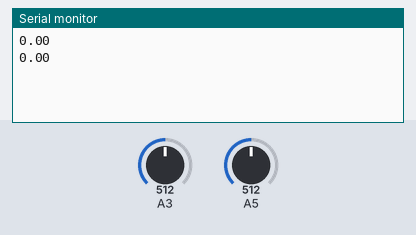
A sketch run on a simulated Arduino Uno, built with avr-gcc and run on an emulated ATmega328P. Parts: the last lines printed to the serial monitor. The inputs (shaded band) are chosen by the test bench; at power-on: A3 = 512, A5 = 512.

Above: at 1.8 s.
1.9 s: A3 set to 716
At 2.8 s:
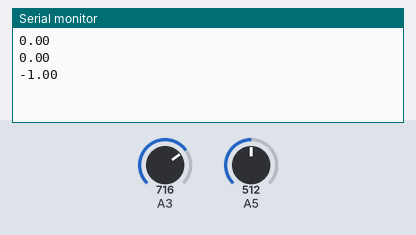
3.4 s: A5 set to 306
At 4.7 s:
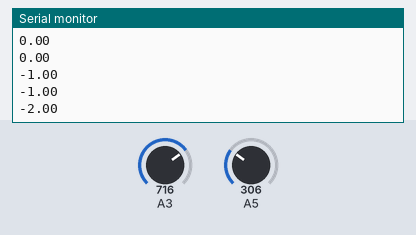
4.9 s: A3 set to 900
At 5.7 s:
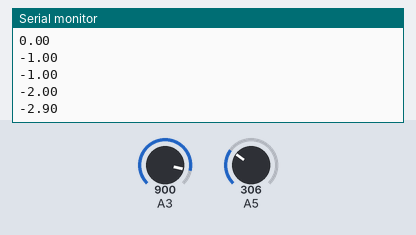
6.4 s: A5 set to 122
At 7.8 s:
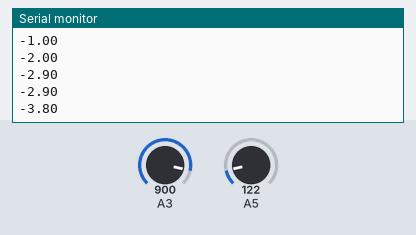
Timing chart, 0 to 8.9 s (numbered marks = the images above; inputs shaded):
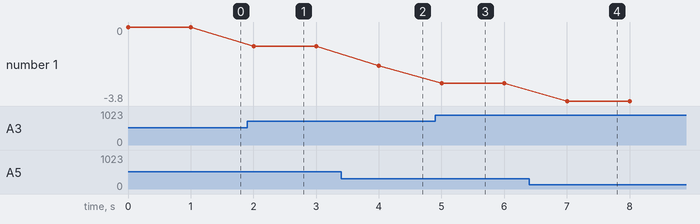

The sketch:

sketch_oct26a.ino
```cpp
void setup()
{
  pinMode(A5 , INPUT);
  pinMode(A3 , INPUT);
  Serial.begin(9600) ;
}

void loop()
{
  int value1 = analogRead(A5) ;
  int value2 = analogRead(A3) ;
  float Vol = value1 - value2 ;
  float V = (Vol * 5)/1023.0 ;
  Serial.println(V) ;
  delay(1000);
}
```

Measured:
- after the input at 1.9 s, the serial monitor: prints a new line after 0.10 s (image 1)
- after the input at 3.4 s, the serial monitor: prints a new line after 0.60 s (image 2)
- after the input at 4.9 s, the serial monitor: prints a new line after 0.10 s (image 3)
- after the input at 6.4 s, the serial monitor: prints a new line after 0.60 s (image 4)
- plotted number 1: 0 → -1 after the input at 1.9 s, -1 → -2 after the input at 3.4 s, -2 → -2.9 after the input at 4.9 s, -2.9 → -3.8 after the input at 6.4 s
